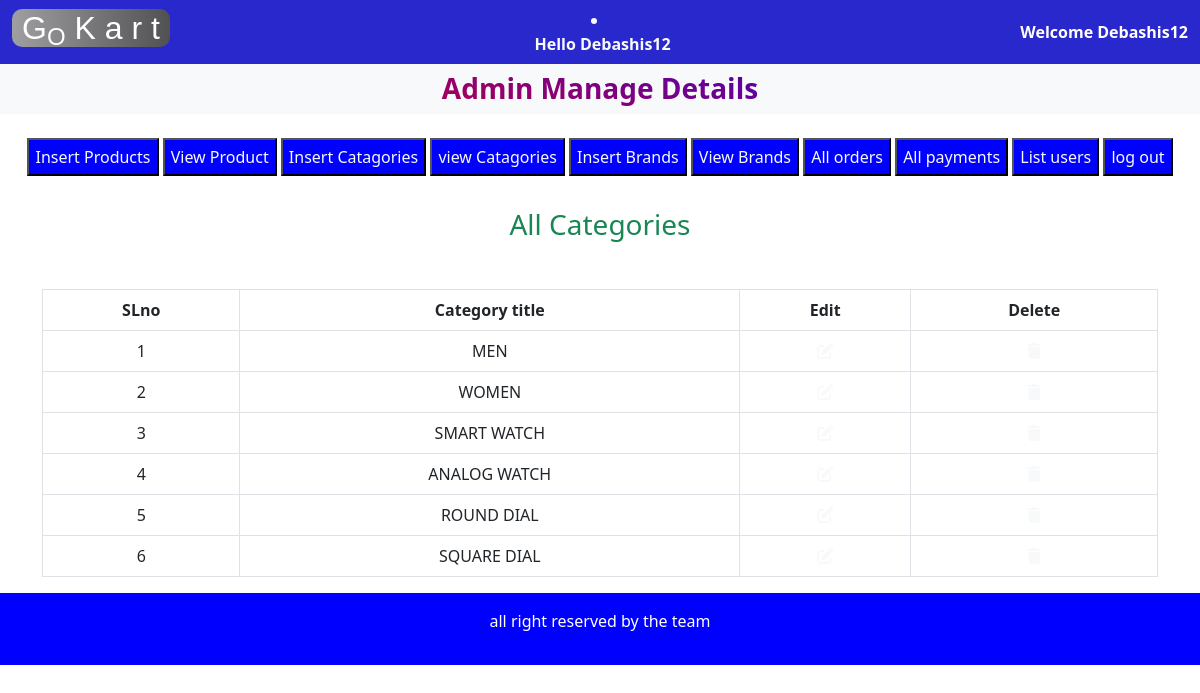
The app's page /admin_area/index.php?view_categories (signed in) with its own data.
### tables this page shows
CREATE TABLE `categories` (
  `category_id` int(11) NOT NULL,
  `category_title` varchar(100) NOT NULL
);

### admin_area/view_categories.php (the view, shortened to what this page needs)
<h3 class="text-center text-success">All Categories</h3>
<table class="table table-bordered mt-5">
    <thead class="bg-infoo">
        <tr class="text-center">
            <th>SLno</th>
            <th>Category title</th>
            <th>Edit</th>
            <th>Delete</th>
        </tr>
    </thead>
    <tbody class="bg-secondary text-light">
        <?php
        $select_cat = "Select * from categories";
        $result = mysqli_query($con, $select_cat);
        $number = 0;
        while ($row = mysqli_fetch_assoc($result)) {
            $category_id = $row['category_id'];
            $category_title = $row['category_title'];
            $number++;
        ?>
            <tr class="text-center">
                <td><?php echo $number; ?></td>
                <td><?php echo  $category_title; ?></td>
                <td><a href='index.php?edit_category=<?php echo $category_id ?>' class='text-light'><i class='fa-solid fa-pen-to-square'></i></a></td>
                <td><a href='index.php?delete_category=<?php echo $category_id ?>' class='text-light'><i class='fa-solid fa-trash'></i></a></td>
            </tr>
        <?php
        }
        ?>
    </tbody>
</table>

### admin_area/index.php (style rules this page uses)
.bg-infoo { color: white; background-color: blue; }

### records on screen
categories: category_title "MEN"
categories: category_title "WOMEN"
categories: category_title "SMART WATCH"
categories: category_title "ANALOG WATCH"
categories: category_title "ROUND DIAL"
categories: category_title "SQUARE DIAL"

### other values on screen
$_SESSION['username'] "Debashis12"
